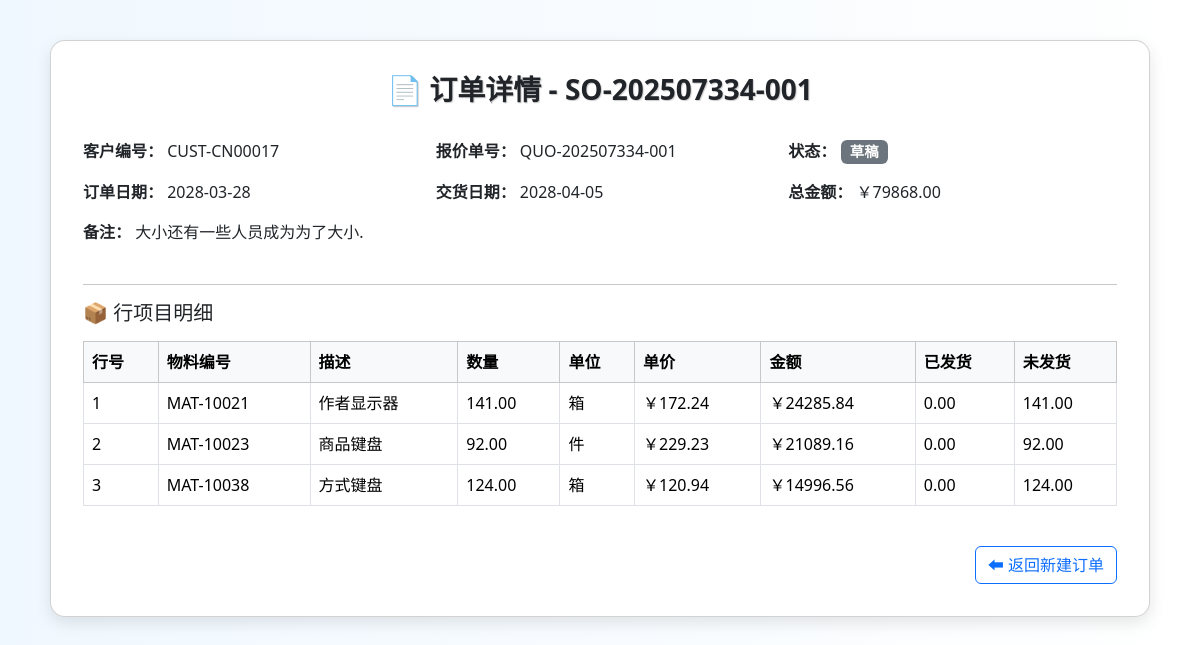
Before: /order/order-detail/SO-202507334-001 with the older database file.
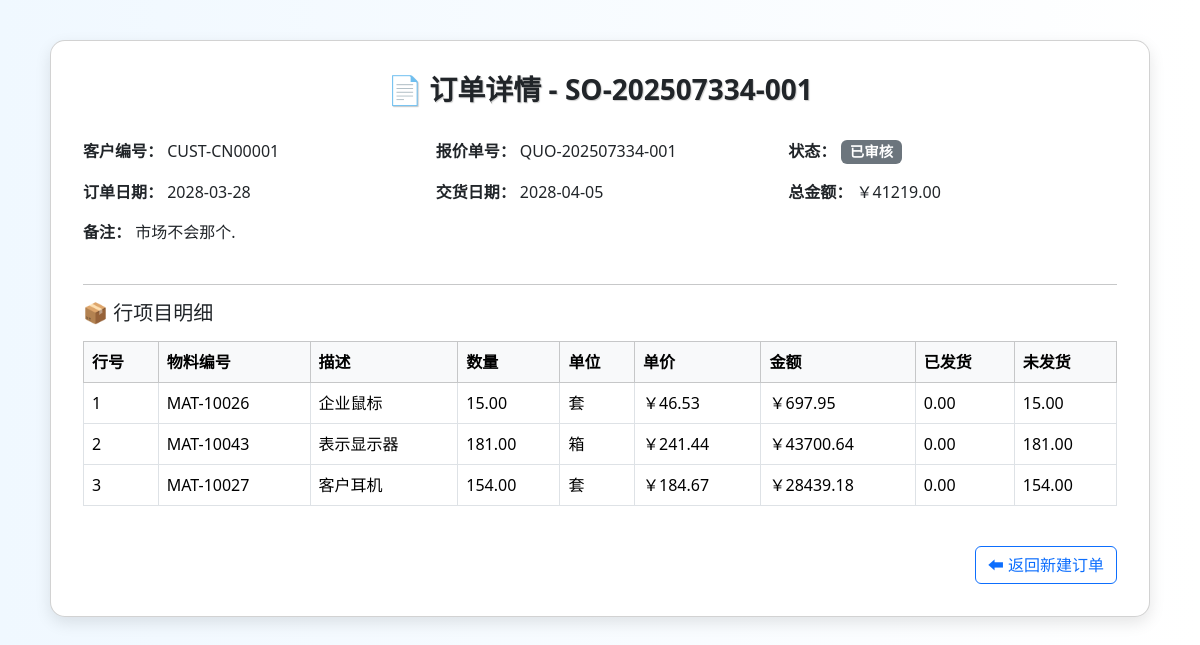
After: the same page with the newer database file.
### order/models.py (models this page shows)
class SalesOrder(db.Model):
    __tablename__ = 'SalesOrder'
    sales_order_id = db.Column(db.String(255), primary_key=True)
    customer_id = db.Column(db.String(255), nullable=False)
    quotation_id = db.Column(db.String(255))
    order_date = db.Column(db.DateTime, nullable=False)
    required_delivery_date = db.Column(db.Date, nullable=False)
    status = db.Column(db.String(255))
    total_amount = db.Column(db.Numeric, nullable=False)
    credit_check_result = db.Column(db.String(255))
    remarks = db.Column(db.String(255))
    items = db.relationship('OrderItem', backref='order', lazy=True, cascade="all, delete-orphan")

class OrderItem(db.Model):
    __tablename__ = 'OrderItem'
    sales_order_id = db.Column(db.String(255), db.ForeignKey('SalesOrder.sales_order_id'), primary_key=True)
    item_no = db.Column(db.Integer, primary_key=True)
    material_id = db.Column(db.String(255), db.ForeignKey('Material.material_id'), nullable=False)
    material = db.relationship('Material',backref="order_items")  # ✅ 告诉 SQLAlchemy 如何关联 Material 表
    order_quantity = db.Column(db.Numeric, nullable=False)
    sales_unit_price = db.Column(db.Numeric, nullable=False)
    shipped_quantity = db.Column(db.Numeric)
    unshipped_quantity = db.Column(db.Numeric)
    item_amount = db.Column(db.Numeric)
    unit = db.Column(db.String(255))

class Material(db.Model):
    __tablename__ = 'Material'
    material_id = db.Column(db.String(255), primary_key=True, comment='物料编号')
    description = db.Column(db.String(255), nullable=False, comment='物料描述')
    base_unit = db.Column(db.String(255), nullable=False, comment='基本计量单位')
    storage_location = db.Column(db.String(255), nullable=False, comment='存储位置')
    physical_stock  = db.Column(db.Numeric(18, 4), nullable=False, server_default=text('0'), comment='账面总库存')
    available_stock = db.Column(db.Numeric(18, 4), nullable=False, server_default=text('0'), comment='可用库存数量')
    allocated_stock = db.Column(db.Numeric(18, 4), nullable=False, server_default=text('0'), comment='已分配库存')
    pending_outbound= db.Column(db.Numeric(18, 4), nullable=False, server_default=text('0'), comment='待出库量')

### order/views.py (the view)
@order_bp.route('/order-detail/<sales_order_id>')
def order_detail(sales_order_id):
    order = SalesOrder.query.options(
        joinedload(SalesOrder.items).joinedload(OrderItem.material)
    ).filter_by(sales_order_id=sales_order_id).first()
    if not order:
        flash('订单不存在', 'danger')
        return redirect(url_for('order.create_order'))
    return render_template('order/order_detail.html', order=order)

### templates/order/order_detail.html (shortened to what this page needs)
<!DOCTYPE html>
<html lang="zh">
<head>
  <link href="https://cdn.jsdelivr.net/npm/bootstrap@5.3.3/dist/css/bootstrap.min.css" rel="stylesheet">
</head>
<body>
  <div class="container">
    <div class="card">
      <h3>📄 订单详情 - {{ order.sales_order_id }}</h3>
      <div class="row mb-3">
        <div class="col-md-4"><strong>客户编号：</strong> {{ order.customer_id }}</div>
        <div class="col-md-4"><strong>报价单号：</strong> {{ order.quotation_id or '—' }}</div>
        <div class="col-md-4"><strong>状态：</strong>
          <span class="badge bg-{{ 'success' if order.status == '已完成' else 'secondary' }}">
            {{ order.status or '草稿' }}
          </span>
        </div>
      </div>
      <div class="row mb-3">
        <div class="col-md-4"><strong>订单日期：</strong> {{ order.order_date.strftime('%Y-%m-%d') }}</div>
        <div class="col-md-4"><strong>交货日期：</strong> {{ order.required_delivery_date.strftime('%Y-%m-%d') }}</div>
        <div class="col-md-4"><strong>总金额：</strong> ￥{{ "%.2f"|format(order.total_amount or 0) }}</div>
      </div>
      <div class="mb-4"><strong>备注：</strong> {{ order.remarks or '无' }}</div>
      <hr>
      <h5 class="mb-3">📦 行项目明细</h5>
      <table class="table table-bordered table-hover">
        <thead class="table-light">
          <tr>
            <th>行号</th>
            <th>物料编号</th>
            <th>描述</th>
            <th>数量</th>
            <th>单位</th>
            <th>单价</th>
            <th>金额</th>
            <th>已发货</th>
            <th>未发货</th>
          </tr>
        </thead>
        <tbody>
          {% for item in order.items %}
            <tr>
              <td>{{ item.item_no }}</td>
              <td>{{ item.material_id }}</td>
              <td>{{ item.material.description if item.material else '—' }}</td>
              <td>{{ "%.2f"|format(item.order_quantity) }}</td>
              <td>{{ item.unit }}</td>
              <td>￥{{ "%.2f"|format(item.sales_unit_price or 0) }}</td>
              <td>￥{{ "%.2f"|format(item.item_amount or 0) }}</td>
              <td>{{ "%.2f"|format(item.shipped_quantity or 0 )}}</td>
              <td>{{ "%.2f"|format(item.unshipped_quantity or 0 )}}</td>
            </tr>
          {% endfor %}
        </tbody>
      </table>
      <div class="text-end mt-4">
        <a href="{{ url_for('order.create_order') }}" class="btn btn-outline-primary">⬅ 返回新建订单</a>
      </div>
    </div>
  </div>
</body>
</html>

### templates/order/order_detail.html (style rules this page uses)
body { background: linear-gradient(to right, #f0f8ff, #ffffff); font-family: 'Segoe UI', sans-serif; }
.card { max-width: 1100px; margin: 40px auto; border-radius: 15px; box-shadow: 0 6px 16px rgba(0,0,0,0.1); padding: 2rem; background-color: #fff; }
h3 { text-align: center; margin-bottom: 2rem; font-weight: bold; text-shadow: 1px 1px 1px #ccc; }
.table th, .table td { vertical-align: middle; }
.badge { font-size: 0.9rem; }

Changed rows visible on the page:
changed SalesOrder "SO-202507334-001": customer_id "CUST-CN00017" → "CUST-CN00001"; status "草稿" → "已审核"; total_amount "79868.00" → "41219.00"; remarks "大小还有一些人员成为为了大小." → "市场不会那个."
changed OrderItem: material_id "MAT-10021" → "MAT-10026"; material "作者显示器" → "企业鼠标"; order_quantity "141.00" → "15.00"; unit "箱" → "套"; sales_unit_price "172.24" → "46.53"; item_amount "24285.84" → "697.95"; unshipped_quantity "141.00" → "15.00"
changed OrderItem: material_id "MAT-10023" → "MAT-10043"; material "商品键盘" → "表示显示器"; order_quantity "92.00" → "181.00"; unit "件" → "箱"; sales_unit_price "229.23" → "241.44"; item_amount "21089.16" → "43700.64"; unshipped_quantity "92.00" → "181.00"
changed OrderItem: material_id "MAT-10038" → "MAT-10027"; material "方式键盘" → "客户耳机"; order_quantity "124.00" → "154.00"; unit "箱" → "套"; sales_unit_price "120.94" → "184.67"; item_amount "14996.56" → "28439.18"; unshipped_quantity "124.00" → "154.00"
